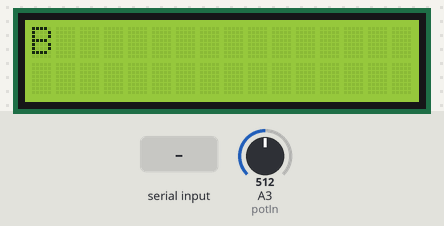
A sketch run on a simulated Arduino Uno, built with avr-gcc and run on an emulated ATmega328P. On the bench: 16×2 character LCD. Inputs (shaded band) come from the test bench; at power-on: A3 (potIn) = 512. What the sketch prints to the serial monitor is not drawn.

Above: at 1.2 s.
1.3 s: "1" received over the second serial link
At 1.9 s:
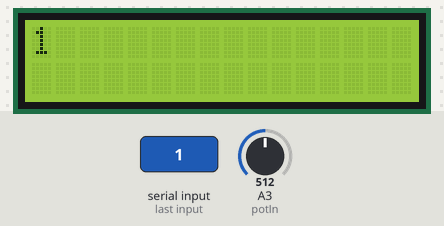
3.4 s: A3 (potIn) set to 355
8.4 s: A3 (potIn) set to 329
At 10.2 s:
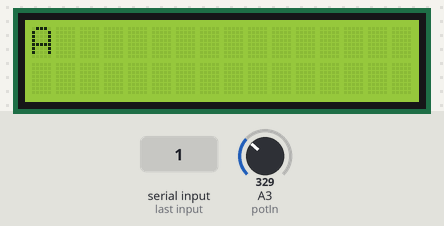
10.5 s: A3 (potIn) set to 3
12.6 s: A3 (potIn) set to 0
At 14.3 s:
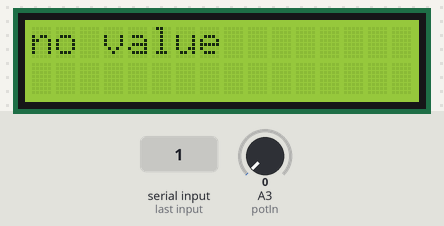
15.0 s: A3 (potIn) set to 700
At 16.1 s:
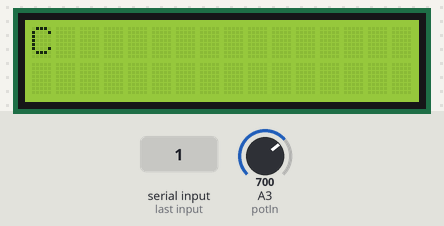
Timing chart, 0 to 18.0 s (numbered marks = the images above; inputs shaded):
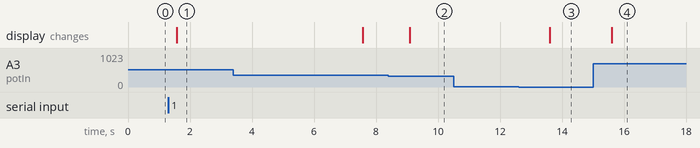

Measured:
- the behaviour switches between 345 and 344 on A3 (potIn) (found by bisection; images 1 and 2)
- the behaviour switches between 2 and 1 on A3 (potIn) (found by bisection; images 2 and 3)
- after the input at 1.3 s, the display: changes after 0.28 s (image 1)
- after the input at 8.4 s, the display: changes after 0.68 s (image 2)
- after the input at 10.5 s, every drawn part: stays the same
- after the input at 12.6 s, the display: changes after 1.0 s (image 3)
- after the input at 15.0 s, the display: changes after 0.61 s (image 4)

The sketch:

beaconcoordinatorv1.ino
```cpp
#include <SoftwareSerial.h>
#include <LiquidCrystal.h>

#define xbrx 3
#define xbtx 2
SoftwareSerial xbeeS(xbrx, xbtx);

const int rs = 12, en = 11, d4 = 5, d5 = 4, d6 = 7, d7 = 6;
LiquidCrystal lcd(rs, en, d4, d5, d6, d7);

#define potIn A3
int val = 0;

struct node {
  char name;
  float lat;
  float lon;
};

node nodes[3];

void setup() {
  xbeeS.begin(9600);
  Serial.begin(9600);
  lcd.begin(16, 2);
}

void loop() {
  val = analogRead(potIn);
  boolean com = false;
  String input = "";
//  Serial.println(xbeeS.available());
  while (xbeeS.available() > 0) {
    byte in = xbeeS.read();
    input = input + (char)in;
    com = true;
    delay(5);
  }

  Serial.println(input);
  if (com) {
    com = false;
    lcd.clear(); lcd.print(input); lcd.display(); delay(5000);
    /*    if(input.length() == 4) {
      //      char nodeName = input.charAt(0); //first char of new message is node name
        } else if(input.length() > 4) {
          strtok(); //look up how this works, splits on token

          node n;
          n.name = id;
          n.lat = float(inLat);
          n.lon = float(inLon);
        }*/
  } else if (val < 2) {   //min possible is 0. max 1023. break into 4 parts: off or send A, B or C.
    //nada. no write
    lcd.clear(); lcd.print("no value");
  } else if (val < 345) {
    xbeeS.write('A');
    xbeeS.write('A');
    lcd.clear(); lcd.print("A");
    delay(500);
  } else if (val < 690) {
    xbeeS.write('B');
    xbeeS.write('B');
    lcd.clear(); lcd.print("B");
    delay(500);
  } else {
    xbeeS.write('C');
    xbeeS.write('C');
    lcd.clear(); lcd.print("C");
    delay(500);
  }

  lcd.display();
  delay(1000);
}
```
